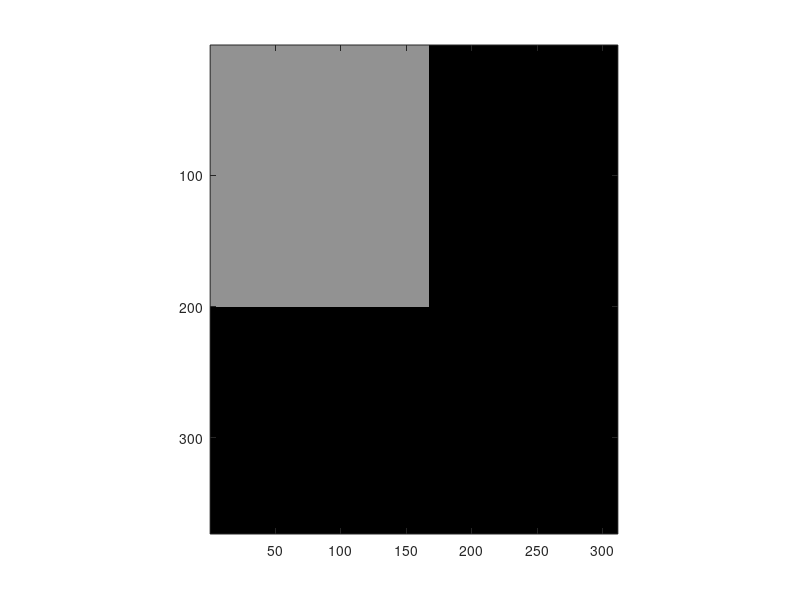

The MATLAB source for this figure: (Note: this script raises an error after producing the figure.)
function pupilSizeForAnasExperiment

    % fraction of stimulus area to background (entire display) area
    fraction = 0.288;
    scene.xDegs = 20;
    scene.yDegs = 16.7;
    scene.luminance =  17.25;
    background.xDegs = scene.xDegs/sqrt(fraction);
    background.yDegs = scene.yDegs/sqrt(fraction);
    background.luminance = 0.364;
    
    exp1Params.age = 21; 
    exp1Params.eyeNum = 1; 
    exp1Params.area = background.xDegs*background.yDegs;
    exp1Params.adaptingFieldLuminance = computeMeanLuminance(scene, background);
    exp1Params.modelName = 'wy';  % Watson-Yelott
    pupilSizeForExp1 = humanPupilSize(exp1Params.adaptingFieldLuminance,exp1Params.modelName, exp1Params) 

    fraction = 0.3438;
    scene.xDegs = 18.56;
    scene.yDegs = 17.27;
    scene.luminance = 16.51;
    background.xDegs = scene.xDegs/sqrt(fraction);
    background.yDegs = scene.yDegs/sqrt(fraction);
    background.luminance = 0.43;
    % fraction of stimulus area to background (entire display) area
    
    exp2Params.age = 20; 
    exp2Params.eyeNum = 2; 
    exp2Params.area = background.xDegs*background.yDegs;
    exp2Params.adaptingFieldLuminance = computeMeanLuminance(scene, background);
    exp2Params.modelName = 'wy';  % Watson-Yelott
    pupilSizeForExp2Neutral = humanPupilSize(exp2Params.adaptingFieldLuminance,exp2Params.modelName, exp2Params) 

    scene.luminance = 15.29;
    exp2Params.adaptingFieldLuminance = computeMeanLuminance(scene, background);
    pupilSizeForExp2Red = humanPupilSize(exp2Params.adaptingFieldLuminance,exp2Params.modelName, exp2Params) 

    scene.luminance = 24.34;
    exp2Params.adaptingFieldLuminance = computeMeanLuminance(scene, background);
    pupilSizeForExp2Yellow = humanPupilSize(exp2Params.adaptingFieldLuminance,exp2Params.modelName, exp2Params) 

    
end

function meanLuminance = computeMeanLuminance(scene, background)
    l = zeros(round(background.xDegs*10), round(background.yDegs*10)) + background.luminance;
    l(1:round(scene.xDegs*10), 1:round(scene.yDegs*10)) = scene.luminance;
    meanLuminance = mean(l(:));
    figure()
    imagesc(l)
    axis 'image'
    set(gca, 'CLim', [0 30]);
    colormap(gray);
end
